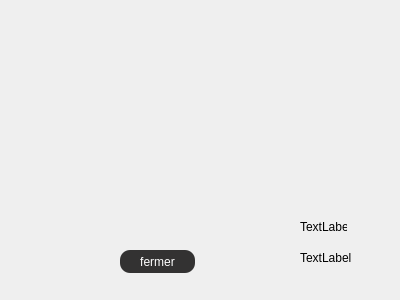
<?xml version="1.0" encoding="UTF-8"?>
<ui version="4.0">
 <class>stati</class>
 <widget class="QDialog" name="stati">
  <property name="geometry">
   <rect>
    <x>0</x>
    <y>0</y>
    <width>400</width>
    <height>300</height>
   </rect>
  </property>
  <property name="windowTitle">
   <string>Dialog</string>
  </property>
  <widget class="QLabel" name="label_2">
   <property name="geometry">
    <rect>
     <x>300</x>
     <y>250</y>
     <width>71</width>
     <height>16</height>
    </rect>
   </property>
   <property name="text">
    <string>TextLabel</string>
   </property>
  </widget>
  <widget class="QWidget" name="widget" native="true">
   <property name="geometry">
    <rect>
     <x>260</x>
     <y>250</y>
     <width>21</width>
     <height>21</height>
    </rect>
   </property>
   <property name="palette">
    <palette>
     <active>
      <colorrole role="Light">
       <brush brushstyle="SolidPattern">
        <color alpha="255">
         <red>255</red>
         <green>0</green>
         <blue>0</blue>
        </color>
       </brush>
      </colorrole>
      <colorrole role="Base">
       <brush brushstyle="SolidPattern">
        <color alpha="255">
         <red>255</red>
         <green>85</green>
         <blue>0</blue>
        </color>
       </brush>
      </colorrole>
     </active>
     <inactive>
      <colorrole role="Light">
       <brush brushstyle="SolidPattern">
        <color alpha="255">
         <red>255</red>
         <green>0</green>
         <blue>0</blue>
        </color>
       </brush>
      </colorrole>
      <colorrole role="Base">
       <brush brushstyle="SolidPattern">
        <color alpha="255">
         <red>255</red>
         <green>85</green>
         <blue>0</blue>
        </color>
       </brush>
      </colorrole>
     </inactive>
     <disabled>
      <colorrole role="Light">
       <brush brushstyle="SolidPattern">
        <color alpha="255">
         <red>255</red>
         <green>0</green>
         <blue>0</blue>
        </color>
       </brush>
      </colorrole>
      <colorrole role="Base">
       <brush brushstyle="SolidPattern">
        <color alpha="255">
         <red>240</red>
         <green>240</green>
         <blue>240</blue>
        </color>
       </brush>
      </colorrole>
     </disabled>
    </palette>
   </property>
  </widget>
  <widget class="QPushButton" name="pushButton">
   <property name="geometry">
    <rect>
     <x>120</x>
     <y>250</y>
     <width>75</width>
     <height>23</height>
    </rect>
   </property>
   <property name="styleSheet">
    <string notr="true">QPushButton{
    color:white;
	font: 75 10pt &quot;Source Code Pro&quot;;
	font: 87 7pt &quot;Nexa Rust Sans Black 01&quot;;
    background-color: rgb(51, 50, 50);
background:  rgb(51, 50, 50);
border-radius:10px;
}
QPushButton:hover
{
color:white;

background:#b20837;
border-radius:10px;
}
</string>
   </property>
   <property name="text">
    <string>fermer</string>
   </property>
  </widget>
  <widget class="QWidget" name="widget_2" native="true">
   <property name="geometry">
    <rect>
     <x>260</x>
     <y>220</y>
     <width>21</width>
     <height>21</height>
    </rect>
   </property>
   <property name="palette">
    <palette>
     <active>
      <colorrole role="Button">
       <brush brushstyle="SolidPattern">
        <color alpha="255">
         <red>255</red>
         <green>0</green>
         <blue>0</blue>
        </color>
       </brush>
      </colorrole>
      <colorrole role="Light">
       <brush brushstyle="SolidPattern">
        <color alpha="255">
         <red>255</red>
         <green>0</green>
         <blue>0</blue>
        </color>
       </brush>
      </colorrole>
      <colorrole role="Midlight">
       <brush brushstyle="SolidPattern">
        <color alpha="255">
         <red>255</red>
         <green>0</green>
         <blue>0</blue>
        </color>
       </brush>
      </colorrole>
      <colorrole role="BrightText">
       <brush brushstyle="SolidPattern">
        <color alpha="255">
         <red>255</red>
         <green>0</green>
         <blue>0</blue>
        </color>
       </brush>
      </colorrole>
      <colorrole role="Base">
       <brush brushstyle="SolidPattern">
        <color alpha="255">
         <red>255</red>
         <green>0</green>
         <blue>0</blue>
        </color>
       </brush>
      </colorrole>
      <colorrole role="Window">
       <brush brushstyle="SolidPattern">
        <color alpha="255">
         <red>255</red>
         <green>0</green>
         <blue>0</blue>
        </color>
       </brush>
      </colorrole>
      <colorrole role="HighlightedText">
       <brush brushstyle="SolidPattern">
        <color alpha="255">
         <red>255</red>
         <green>0</green>
         <blue>0</blue>
        </color>
       </brush>
      </colorrole>
      <colorrole role="AlternateBase">
       <brush brushstyle="SolidPattern">
        <color alpha="255">
         <red>255</red>
         <green>0</green>
         <blue>0</blue>
        </color>
       </brush>
      </colorrole>
      <colorrole role="ToolTipBase">
       <brush brushstyle="SolidPattern">
        <color alpha="255">
         <red>255</red>
         <green>0</green>
         <blue>0</blue>
        </color>
       </brush>
      </colorrole>
      <colorrole role="PlaceholderText">
       <brush brushstyle="SolidPattern">
        <color alpha="128">
         <red>255</red>
         <green>0</green>
         <blue>0</blue>
        </color>
       </brush>
      </colorrole>
     </active>
     <inactive>
      <colorrole role="Button">
       <brush brushstyle="SolidPattern">
        <color alpha="255">
         <red>255</red>
         <green>0</green>
         <blue>0</blue>
        </color>
       </brush>
      </colorrole>
      <colorrole role="Light">
       <brush brushstyle="SolidPattern">
        <color alpha="255">
         <red>255</red>
         <green>0</green>
         <blue>0</blue>
        </color>
       </brush>
      </colorrole>
      <colorrole role="Midlight">
       <brush brushstyle="SolidPattern">
        <color alpha="255">
         <red>255</red>
         <green>0</green>
         <blue>0</blue>
        </color>
       </brush>
      </colorrole>
      <colorrole role="BrightText">
       <brush brushstyle="SolidPattern">
        <color alpha="255">
         <red>255</red>
         <green>0</green>
         <blue>0</blue>
        </color>
       </brush>
      </colorrole>
      <colorrole role="Base">
       <brush brushstyle="SolidPattern">
        <color alpha="255">
         <red>255</red>
         <green>0</green>
         <blue>0</blue>
        </color>
       </brush>
      </colorrole>
      <colorrole role="Window">
       <brush brushstyle="SolidPattern">
        <color alpha="255">
         <red>255</red>
         <green>0</green>
         <blue>0</blue>
        </color>
       </brush>
      </colorrole>
      <colorrole role="HighlightedText">
       <brush brushstyle="SolidPattern">
        <color alpha="255">
         <red>255</red>
         <green>0</green>
         <blue>0</blue>
        </color>
       </brush>
      </colorrole>
      <colorrole role="AlternateBase">
       <brush brushstyle="SolidPattern">
        <color alpha="255">
         <red>255</red>
         <green>0</green>
         <blue>0</blue>
        </color>
       </brush>
      </colorrole>
      <colorrole role="ToolTipBase">
       <brush brushstyle="SolidPattern">
        <color alpha="255">
         <red>255</red>
         <green>0</green>
         <blue>0</blue>
        </color>
       </brush>
      </colorrole>
      <colorrole role="PlaceholderText">
       <brush brushstyle="SolidPattern">
        <color alpha="128">
         <red>255</red>
         <green>0</green>
         <blue>0</blue>
        </color>
       </brush>
      </colorrole>
     </inactive>
     <disabled>
      <colorrole role="Button">
       <brush brushstyle="SolidPattern">
        <color alpha="255">
         <red>255</red>
         <green>0</green>
         <blue>0</blue>
        </color>
       </brush>
      </colorrole>
      <colorrole role="Light">
       <brush brushstyle="SolidPattern">
        <color alpha="255">
         <red>255</red>
         <green>0</green>
         <blue>0</blue>
        </color>
       </brush>
      </colorrole>
      <colorrole role="Midlight">
       <brush brushstyle="SolidPattern">
        <color alpha="255">
         <red>255</red>
         <green>0</green>
         <blue>0</blue>
        </color>
       </brush>
      </colorrole>
      <colorrole role="BrightText">
       <brush brushstyle="SolidPattern">
        <color alpha="255">
         <red>255</red>
         <green>0</green>
         <blue>0</blue>
        </color>
       </brush>
      </colorrole>
      <colorrole role="Base">
       <brush brushstyle="SolidPattern">
        <color alpha="255">
         <red>255</red>
         <green>0</green>
         <blue>0</blue>
        </color>
       </brush>
      </colorrole>
      <colorrole role="Window">
       <brush brushstyle="SolidPattern">
        <color alpha="255">
         <red>255</red>
         <green>0</green>
         <blue>0</blue>
        </color>
       </brush>
      </colorrole>
      <colorrole role="HighlightedText">
       <brush brushstyle="SolidPattern">
        <color alpha="255">
         <red>255</red>
         <green>0</green>
         <blue>0</blue>
        </color>
       </brush>
      </colorrole>
      <colorrole role="AlternateBase">
       <brush brushstyle="SolidPattern">
        <color alpha="255">
         <red>255</red>
         <green>0</green>
         <blue>0</blue>
        </color>
       </brush>
      </colorrole>
      <colorrole role="ToolTipBase">
       <brush brushstyle="SolidPattern">
        <color alpha="255">
         <red>255</red>
         <green>0</green>
         <blue>0</blue>
        </color>
       </brush>
      </colorrole>
      <colorrole role="PlaceholderText">
       <brush brushstyle="SolidPattern">
        <color alpha="128">
         <red>255</red>
         <green>0</green>
         <blue>0</blue>
        </color>
       </brush>
      </colorrole>
     </disabled>
    </palette>
   </property>
  </widget>
  <widget class="QLabel" name="label">
   <property name="geometry">
    <rect>
     <x>300</x>
     <y>220</y>
     <width>47</width>
     <height>13</height>
    </rect>
   </property>
   <property name="text">
    <string>TextLabel</string>
   </property>
  </widget>
 </widget>
 <resources/>
 <connections/>
</ui>
